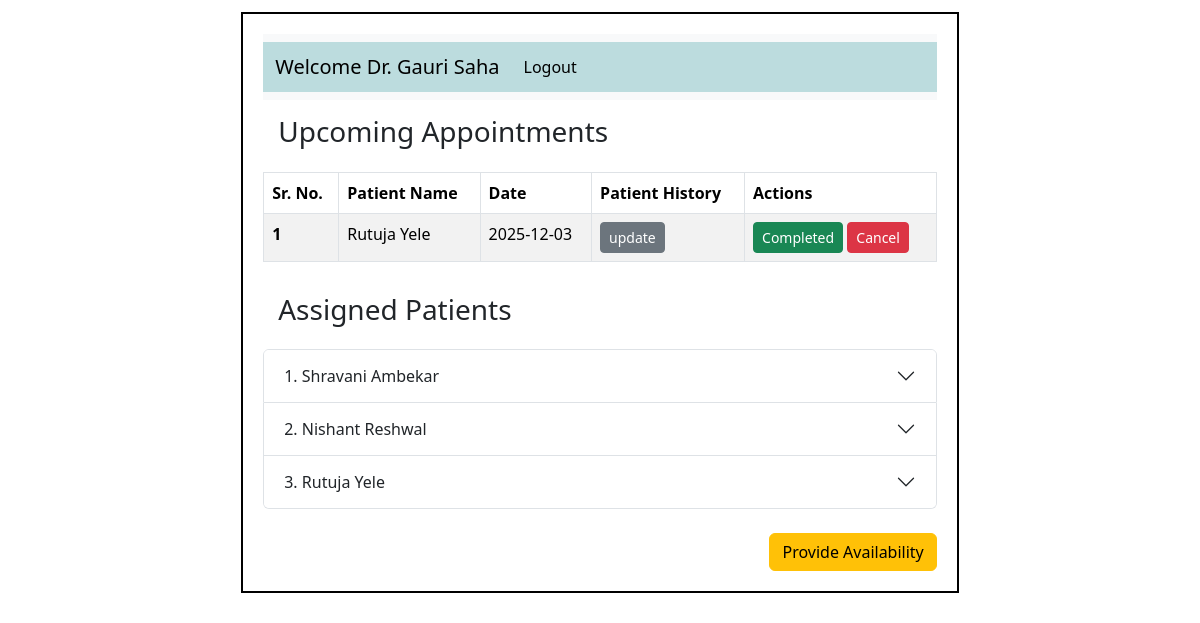
Before: /doctor/2 with the older database file.
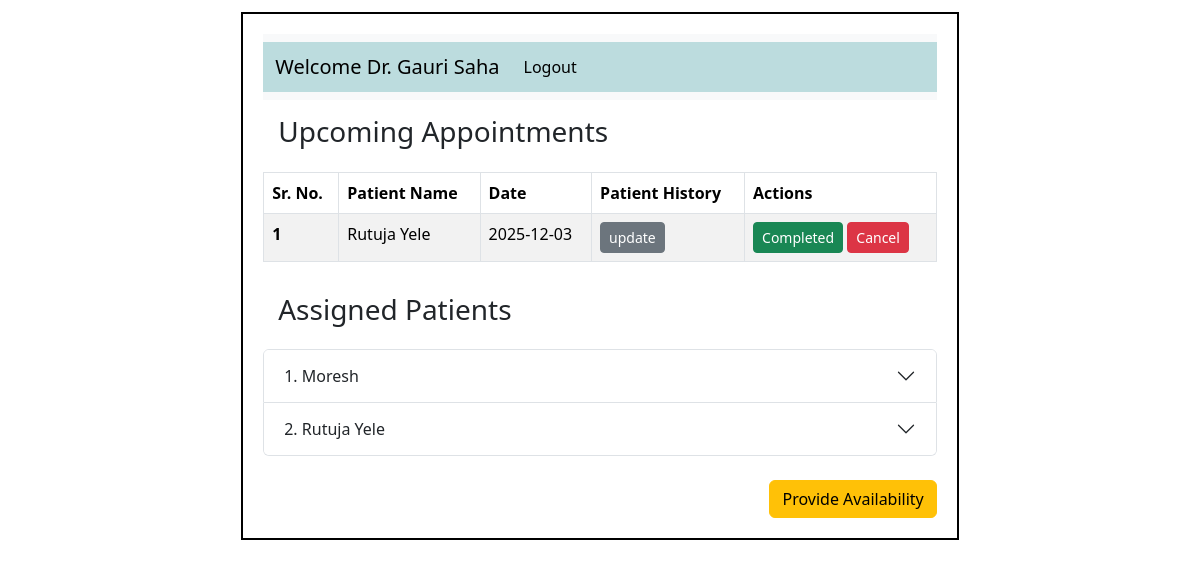
After: the same page with the newer database file.
### application/models.py (models this page shows)
class Appointment(db.Model):
    __tablename__ = "Appointment"
    appointment_id = db.Column(db.Integer, primary_key=True)
    date = db.Column(db.String() , nullable=False)
    time = db.Column(db.String(), nullable=False)
    status = db.Column(db.String(), default='Upcoming', nullable=False)
    doctor_id = db.Column(db.Integer, db.ForeignKey('Doctor.doctor_id'))   #foreignkey
    patient_id = db.Column(db.Integer, db.ForeignKey('Patient.patient_id'))  #foreignkey

class Patient(db.Model):
    __tablename__ = "Patient"
    patient_id = db.Column(db.Integer, primary_key=True)
    name = db.Column(db.String(), nullable=False)
    phone = db.Column(db.String())
    age = db.Column(db.Integer)
    gender = db.Column(db.String())
    email = db.Column(db.String(), unique=True)
    username = db.Column(db.String(), unique=True, nullable=False)
    password = db.Column(db.String(), nullable=False)
    address = db.Column(db.String())
    patient_type = db.Column(db.String(), default='OPD')  # OPD/IPD
    status = db.Column(db.String(), default='Active')
    consultant = db.Column(db.Integer, db.ForeignKey('Doctor.doctor_id'))  #foreignkey
    appointments = db.relationship('Appointment', backref='patient', lazy=True)  # relationship
    treatment = db.relationship('Treatment', backref='patient', lazy=True) #realtionship

### application/controllers.py (the view)
@app.route('/doctor/<int:dr_id>' , methods=['GET'])
def doctor(dr_id):
    this_doctor =Doctor.query.filter_by(doctor_id=dr_id).first()
    appoint = Appointment.query.filter_by(doctor_id=dr_id).order_by(Appointment.date.asc(), Appointment.time.asc()).all()
    assigned_patients = Patient.query.filter_by(consultant=dr_id).all()
    return render_template('dr_dash.html', this_doctor=this_doctor, appoint=appoint, assigned_patients=assigned_patients)

### templates/dr_dash.html (shortened to what the changed rows need)
<!DOCTYPE html>
<html lang="en">
    <head>
        <link rel="stylesheet" href="/static/style.css">
        <link href="https://cdn.jsdelivr.net/npm/bootstrap@5.3.8/dist/css/bootstrap.min.css" rel="stylesheet"
>
    </head>
    <body>
        <div id="main">
            <div id="canvas">
                <div id="content">
                    <div id="table">
                        <table class="table border table-bordered table-striped">
                            <thead>
                                <tr>
                                    <th scope="col">Sr. No.</th>
                                    <th scope="col">Patient Name</th>
                                    <th scope="col">Date</th>
                                    <th scope="col">Patient History</th>
                                    <th scope="col">Actions</th>
                                </tr>
                            </thead>
                            <tbody>
                                {% set ns = namespace(found=false, count=0) %}
                                {% for ap in appoint %}
                                    {% if ap %}
                                        {% if ap.status == "Upcoming" or ap.status == "Updated"%}
                                        {% set ns.found = true %}
                                        {% set ns.count = ns.count + 1 %}
                                            <tr>
                                                <th >{{ ns.count }}</th>
                                                <td>{{ ap.patient.name }}</td>
                                                <td>{{ ap.date }}</td>
                                                <td>
                                                    <a href="/update_patient_history/{{ap.appointment_id}}" class="btn btn-secondary btn-sm" >update</a>
                                                </td>
                                                <td>
                                                    <a href="/complete_appoint/{{ap.appointment_id}}" class="btn btn-success btn-sm"> Completed </a>
                                                    {% if ap.status == "Updated" %}
                                                        <button class="btn btn-secondary btn-sm" disabled>Cancel</button>
                                                    {% else %}
                                                        <a href="{{ url_for('cancel_appoint', appoint_id=ap.appointment_id, role='doctor') }}" class="btn btn-danger btn-sm"> Cancel </a>
                                                    {% endif %}
                                                </td>
                                            </tr>
                                        {% endif %}
                                    {% endif %}
                                {% endfor %}
                            </tbody>
                        </table>
                    </div>
                            <div class="accordion" id="patientAccordion">
                                {% for patient in assigned_patients if patient.status == "Active" %}
                                <div class="accordion-item">
                                    <h2 class="accordion-header" id="heading{{patient.patient_id}}">
                                        <button class="accordion-button collapsed" type="button"
                                            data-bs-toggle="collapse"
                                            data-bs-target="#collapse{{patient.patient_id}}">
                                            {{ loop.index }}.  {{ patient.name }}
                                        </button>
                                    </h2>
                                </div>
                                {% endfor %}
                            </div> <br>
                </div>
            </div>
        </div>
    </body>
</html>

Changed rows visible on the page:
no longer on this page (row edited): Patient: name "Shravani Ambekar"
changed Patient: name "Nishant Reshwal" → "Moresh"
